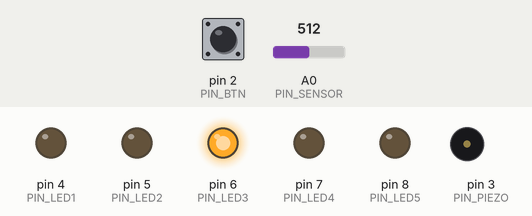
This sketch was run on a simulated Arduino Uno, built with avr-gcc and run on an emulated ATmega328P. Parts: output pins drawn as LEDs (lit = HIGH), buzzer (waves = sounding). Inputs (shaded band) come from the test bench; at power-on: A0 (PIN_SENSOR) = 512, pin 2 (PIN_BTN) LOW. Pins used as bus, display or sensor lines are not drawn; what the sketch prints to the serial monitor is not drawn.

Above: at 1.2 s.
1.3 s: A0 (PIN_SENSOR) set to 534
At 1.6 s:
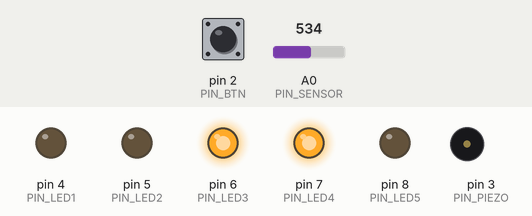
2.8 s: A0 (PIN_SENSOR) set to 690
4.3 s: A0 (PIN_SENSOR) set to 709
At 5.1 s:
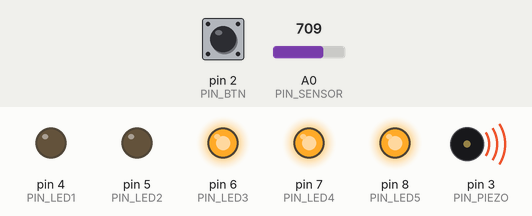
5.8 s: A0 (PIN_SENSOR) set to 368
7.3 s: A0 (PIN_SENSOR) set to 342
At 8.6 s:
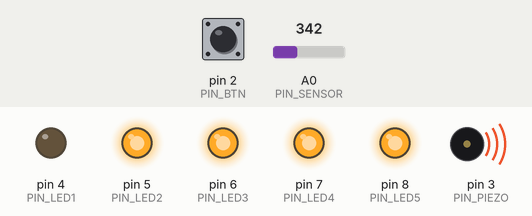
Timing chart, 0 to 9.8 s (numbered marks = the images above; inputs shaded):
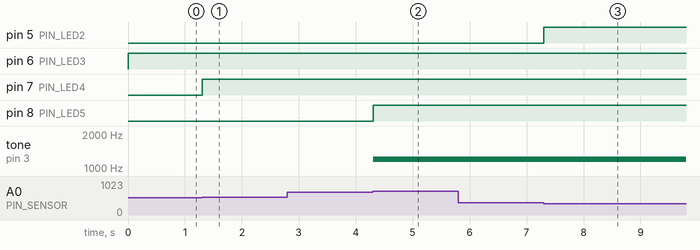

Measured:
- the behaviour switches between 525 and 526 on A0 (PIN_SENSOR) (found by bisection; images 0 and 1)
- the behaviour switches between 700 and 701 on A0 (PIN_SENSOR) (found by bisection; images 1 and 2)
- the behaviour switches between 351 and 350 on A0 (PIN_SENSOR) (found by bisection; images 2 and 3)
- after the input at 1.3 s, pin 7 (PIN_LED4): LOW → HIGH at once
- after the input at 4.3 s, pin 8 (PIN_LED5): LOW → HIGH at once; tone on pin 3 (PIN_PIEZO): silent → 1200 Hz at once
- after the input at 7.3 s, pin 5 (PIN_LED2): LOW → HIGH at once

The sketch:

Parcial_II.ino
```cpp
int PIN_LED1 = 4;
int PIN_LED2 = 5;
int PIN_LED3 = 6;
int PIN_LED4 = 7;
int PIN_LED5 = 8;

int myLEDs[5] = {4,5,6,7,8};

int PIN_PIEZO = 3;

int PIN_BTN = 2;

int PIN_SENSOR = 0;
int hValue = 0;

int btnState = 0;

void setup()
{
  for (int i = 0;i < 5;i++){
    pinMode(myLEDs[i], OUTPUT);
  }

  pinMode(PIN_PIEZO, OUTPUT);
  pinMode(PIN_BTN, INPUT);
  Serial.begin(9600);


}

void loop()
{
  //hValue = makePercent(analogRead(PIN_SENSOR));
   hValue = analogRead(PIN_SENSOR);


  //Serial.println(hValue);


  btnState = digitalRead(PIN_BTN);

 Serial.println(btnState);


  if (hValue >= 0 && hValue <= 175){

    digitalWrite(PIN_LED1, HIGH);
    digitalWrite(PIN_PIEZO, HIGH);
    tone(PIN_PIEZO, 800, 20);
  }

  if (hValue > 175 && hValue <= 350){

    digitalWrite(PIN_LED2, HIGH);
    digitalWrite(PIN_PIEZO, LOW);

  }
  if (hValue > 350 && hValue <= 525){

    digitalWrite(PIN_LED3, HIGH);
    digitalWrite(PIN_PIEZO, LOW);

  }
  if (hValue > 525 && hValue <= 700){

    digitalWrite(PIN_LED4, HIGH);
    digitalWrite(PIN_PIEZO, LOW);

  }
  if (hValue > 700 && hValue <= 876){

    digitalWrite(PIN_LED5, HIGH);
    digitalWrite(PIN_PIEZO, HIGH);
    tone(PIN_PIEZO, 1200);

    if (btnState == 1){

      digitalWrite(PIN_PIEZO, LOW);
      delay (5000);
    }


  }

  //delay (200);


}

/*int makePercent(float value){
  value = round (value*876/100);
  return value;
}*/
```
